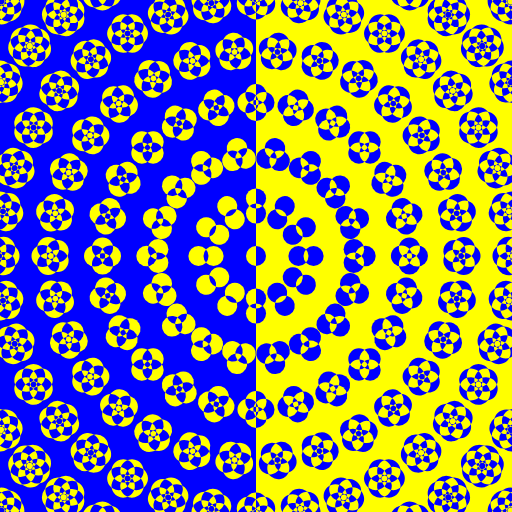
Frame 1 (no input)
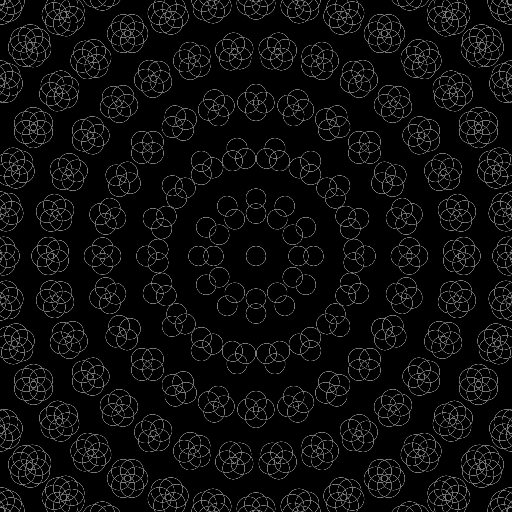
Frame 2 (the mouse pressed at the canvas centre, redrawn once)

The p5.js sketch that drew these frames (run headless with seeded random() and noise() and a simulated clock; the mouse was pressed at the canvas centre and the sketch redrawn once):

// p5.js sketch
// ── sketch.js
// By Roni Kaufman
// https://ronikaufman.github.io/

// Genuary JAN.4
// "Small areas of symmetry."
// https://genuary2021.github.io/

// inspired by https://twitter.com/concinnus/status/1345927953872531462?s=09

function setup() {
  createCanvas(512, 512);
  noStroke();
  noLoop();
  fill(255);
}

function draw() {
  background(255, 255, 0);
  blendMode(DIFFERENCE);
  rect(0, 0, width/2, height);
  
  let smallR = 10;
  let n = 1;
  translate(width/2, height/2);
  circle(0, 0, smallR*2);
  
  let maxR = sqrt(width**2 + height**2)/2;
  for (let r = 50; r < maxR; r += maxR/7) {
    n++;
    smallR = 10 + (r*r/4e4);
    for (let theta = 0; theta < TWO_PI - 1e-3; theta += TWO_PI/(n*6)) {
      push();
      translate(r*cos(theta), r*sin(theta));
      rotate(theta);
      for (let theta2 = 0; theta2 < TWO_PI - 1e-3; theta2 += TWO_PI/n) {
        let x = 0.75*smallR*cos(theta2), y = 0.75*smallR*sin(theta2);
        circle(x, y, smallR*2);
      }
      pop();
    }
  }
}
